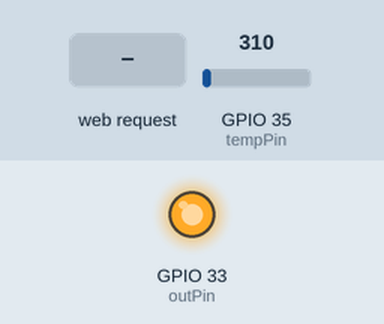
Simulated run of this program. Board: ESP32. On the bench: output pins drawn as LEDs (lit = HIGH). The inputs (shaded band) are chosen by the test bench; at power-on: GPIO 35 (tempPin) = 310. What the program prints to the serial monitor is not drawn.

Above: at 1.2 s.
1.3 s: HTTP request GET /val/ received
Timing chart, 0 to 4.3 s (numbered marks = the images above; inputs shaded):
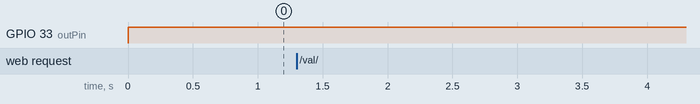

The program:

main.cpp
```cpp
#include "main.h"

const char *ssid = "ESP-32";
int globalTargetTemp = 40;

void mainTask(void *param)
{
    while (1)
    {
        float currentTemp = analogReadToDegrees(analogRead(tempPin));

        if(globalTargetTemp < (currentTemp-1)) {
            digitalWrite(outPin, HIGH);
        }
        else if (globalTargetTemp > (currentTemp+1)){
            digitalWrite(outPin, LOW);
        }
        vTaskDelay(500 / portTICK_PERIOD_MS);
        Serial.println(globalTargetTemp);
        Serial.println(currentTemp);
    }
}

void setup()
{
    Serial.begin(9600);
    xTaskCreatePinnedToCore(wifiTask, "wifiTask", 50240, &ssid, 3, NULL, 0);
    xTaskCreatePinnedToCore(mainTask, "mainTask", 2024, NULL, 1, NULL, 1);
    pinMode(outPin, OUTPUT);
    pinMode(tempPin, INPUT);
}

void loop()
{
}
```

html.h
```cpp
#include "main.h"

//int deg = analogReadToDegrees(analogRead(tempPin));
const char html1[] = R"=====(
<!DOCTYPE html>
<html lang="en">

<head>
    <meta charset="UTF-8">
    <meta http-equiv="X-UA-Compatible" content="IE=edge">
    <meta name="viewport" content="width=device-width, initial-scale=1.0">
    <title>Proto</title>
    <style>
        html {
            font-size: x-large;
        }

        button {
            color: black;
            padding: 16px 32px;
            text-align: center;
            font-size: 16px;
            margin: 4px 2px;
        }

        .box {
            width: fit-content;
            padding: 10px;
            border-radius: 5px;
            margin-left: auto;
            margin-right: auto;
            text-align: center;
        }

        #slider {
            width: 100%;
        }

        a {
            text-decoration: none;
            color: black;
        }
    </style>
</head>

<body>
    <h2 style="text-align: center;">Interface</h2>
    <hr>
    <div>
        <div class="box">Current temp: <span id="currentTemp">)=====";

const char html2[] = R"=====(</span>°c
            <br>
        </div>
        <div class="box">
            <button onclick="getTemp()">Refresh Temp</button>
        </div>
        <div class="box">Target temp: <span id="setTemp">)=====";

const char html3[] = R"=====(</span>°c</div>
        <div class="box" style="width: 85%;">
            <input type="range" min="40" max="65" value="40" id="slider">
            <div id="targetTemp">40</div>
            <button onclick="setTarget()">Set Target</button>
        </div>
    </div>
    <script>
        const $ = (id) => { return document.getElementById(id) };
        const slider = $("slider");
        const currentTemp = $("currentTemp");
        const targetTemp = $("targetTemp");
        const setTemp = $("setTemp");

        slider.oninput = () => {
            targetTemp.innerHTML = slider.value + "";

        }
        function setTarget() {
            location.href = "/val/" + targetTemp.innerHTML;
        }
        function getTemp() {
            location.href = "/"
        }
    </script>
</body>

</html>

)=====";
```

main.h
```cpp
#pragma once

#include <Arduino.h>
#include <WiFi.h>
#include <math.h>

#include "freertos/FreeRTOS.h"
#include "freertos/event_groups.h"
#include "freertos/task.h"

#include "html.h"

#define outPin 33
#define tempPin 35

void wifiTask(void *ssidPointer);
double analogReadToDegrees(int reading);

extern int globalTargetTemp;
```

temp.cpp
```cpp
#include "main.h"

double analogReadToDegrees(int reading)
{
    //analogRead (0-4095) til spenning
    double u = reading * 0.0008 + 0.1372;

    //Fra spenning til grader
    //Ukjent termistor, steinharts formel gave dårlige resultater
    //Brukte heller lineær regresjon mellom 37 og 65 grader med ca 30 målinger og fant funksjon
    double deg = -38.52499*u + 114.41527;


    return (deg);
}
```

wifi.cpp
```cpp
#include "main.h"

void wifiTask(void *ssidPointer)
{
  WiFiServer server(80);

  // Variable to store the HTTP request
  String header;

  // Dereferncing "double" pointer i.e ssidPointer is a pointer to a bunch of char-pointers?
  WiFi.softAP(*(char **)ssidPointer);

  IPAddress IP = WiFi.softAPIP();
  Serial.print("AP IP address: ");
  Serial.println(IP);

  server.begin();
  while (1)
  {
    WiFiClient client = server.available(); // Listen for incoming clients
    if (client)
    { // If a new client connects,
      Serial.println(
          "New Client."); // print a message out in the serial port
      String currentLine =
          ""; // make a String to hold incoming data from the client
      while (client.connected())
      { // loop while the client's connected
        if (client.available())
        {                         // if there's bytes to read from the
                                  // client,
          char c = client.read(); // read a byte, then
          Serial.write(c);        // print it out the serial monitor
          header += c;
          if (c == '\n')
          { // if the byte is a newline character
            // if the current line is blank, you got two newline
            // characters in a row. that's the end of the client
            // HTTP request, so send a response:
            if (currentLine.length() == 0)
            {
              // HTTP headers always start with a response code
              // (e.g. HTTP/1.1 200 OK) and a content-type so the
              // client knows what's coming, then a blank line:
              client.println("HTTP/1.1 200 OK");
              client.println("Content-type:text/html");
              client.println("Connection: close");

              int i = header.indexOf("/val/");
              if (i >= 0)
              {
                String s1 = String(header[i+5]);
                String s2 = String(header[i+6]);
                globalTargetTemp = (s1+s2).toInt();
              }
              client.println(html1);

              double temperature = analogReadToDegrees(analogRead(tempPin));
              client.println(String(temperature, 1));
              client.println(html2);
              client.println(globalTargetTemp);
              client.println(html3);

              // The HTTP response ends with another blank line
              client.println();
              // Break out of the while loop
              break;
            }
            else
            { // if you got a newline, then clear
              // currentLine
              currentLine = "";
            }
          }
          else if (c != '\r')
          { // if you got anything else but a
            // carriage return character,
            currentLine +=
                c; // add it to the end of the currentLine
          }
        }
      }
      // Clear the header variable
      header = "";
      // Close the connection
      client.stop();
      Serial.println("Client disconnected.");
      Serial.println("");
    }
    // Keeps wifi-task from crashing, not a good way of fixing it but works
    vTaskDelay(10 / portTICK_PERIOD_MS);
  }
}
```

Measured:
- after the input at 1.3 s, every drawn part: stays the same
